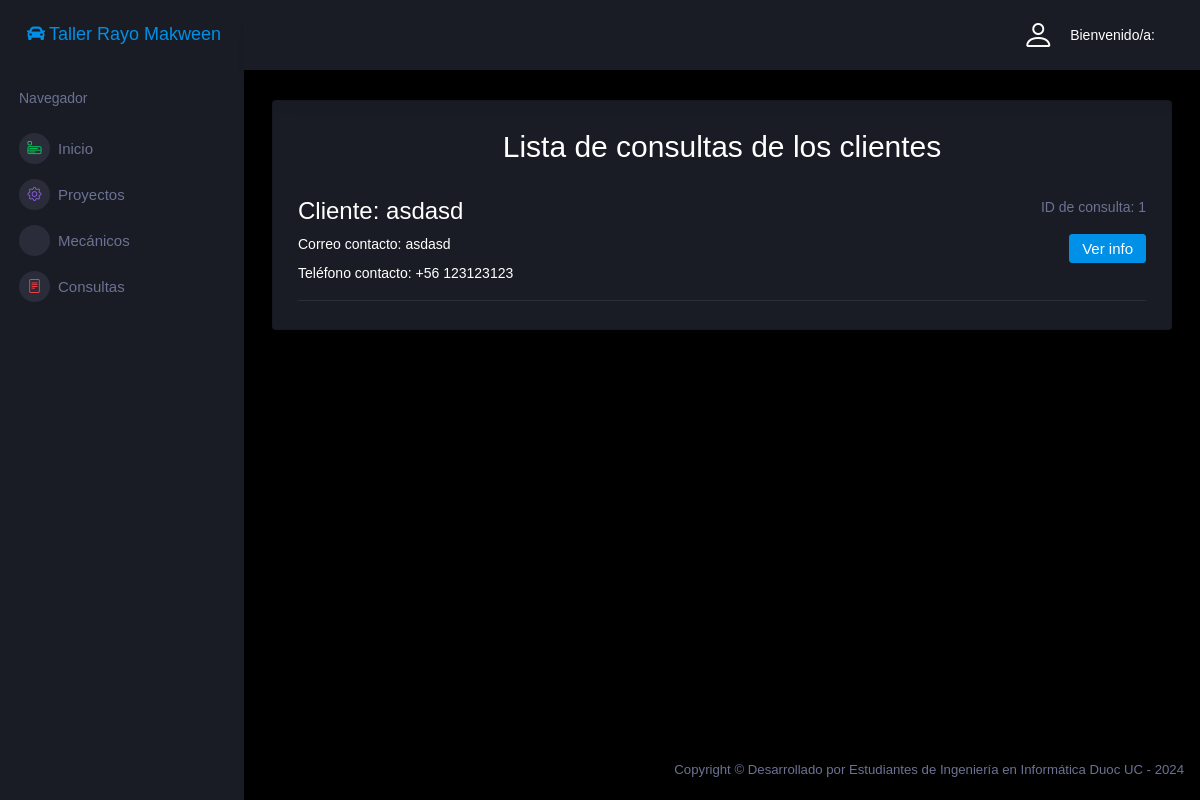
Screenshot of /mecanicos/listarconsultas/ with the database file from the repository.
### core/models.py (models this page shows, shortened)
class Contacto(models.Model):
    nombre_apellido = models.CharField(max_length=100)
    email_contacto = models.CharField(max_length=20)
    telefono = models.CharField(max_length=9,validators=[RegexValidator(r'^\d{9}$', 'El número de teléfono debe tener 9 dígitos numéricos.')])
    consulta = models.ForeignKey(TipoConsulta, on_delete=models.CASCADE)
    info_adicional = models.TextField()

### core/views.py (the view)
# urls.py: path('mecanicos/listarconsultas/', listarconsultas, name="listarconsultas"),
def listarconsultas(request):
    consultas = Contacto.objects.all()
    aux = {
        'lista' : consultas
    }
    return render(request, 'core/mecanicos/consultas.html', aux)

### core/models.py (called while the page is built)
    def __str__(self):
        return self.descripcion

### core/templates/core/mecanicos/consultas.html (shortened to what this page needs)
{% extends 'core/mecanicos/base.html' %}
{% load static %}
{% block contenido %}
<h2 class="text-center">Lista de consultas de los clientes</h2>
<br>
{% for aux in lista %}
<div class="preview-item border-bottom">
    <div class="preview-item-content d-sm-flex flex-grow">
        <div class="flex-grow">
            <h3 class="preview-subject">Cliente: {{ aux.nombre_apellido }}</h3>
            <p class="mb-2">Correo contacto: {{ aux.email_contacto }}</p>
            <p class="mb-3">Teléfono contacto: +56 {{ aux.telefono }}</p>
        </div>
        <div class="mr-auto text-sm-right pt-2 pt-sm-0">
            <p class="text-muted">ID de consulta: {{ aux.id }}</p>
            <button type="button" class="btn btn-primary" data-bs-toggle="modal" data-bs-target="#ModalInfoContacto">
                Ver info
              </button>
        </div>
    </div>
</div>
{% endfor %}
{% endblock %}

### rows the page displays
Contacto: nombre_apellido "asdasd", email_contacto "asdasd", telefono "123123123", id "1"
